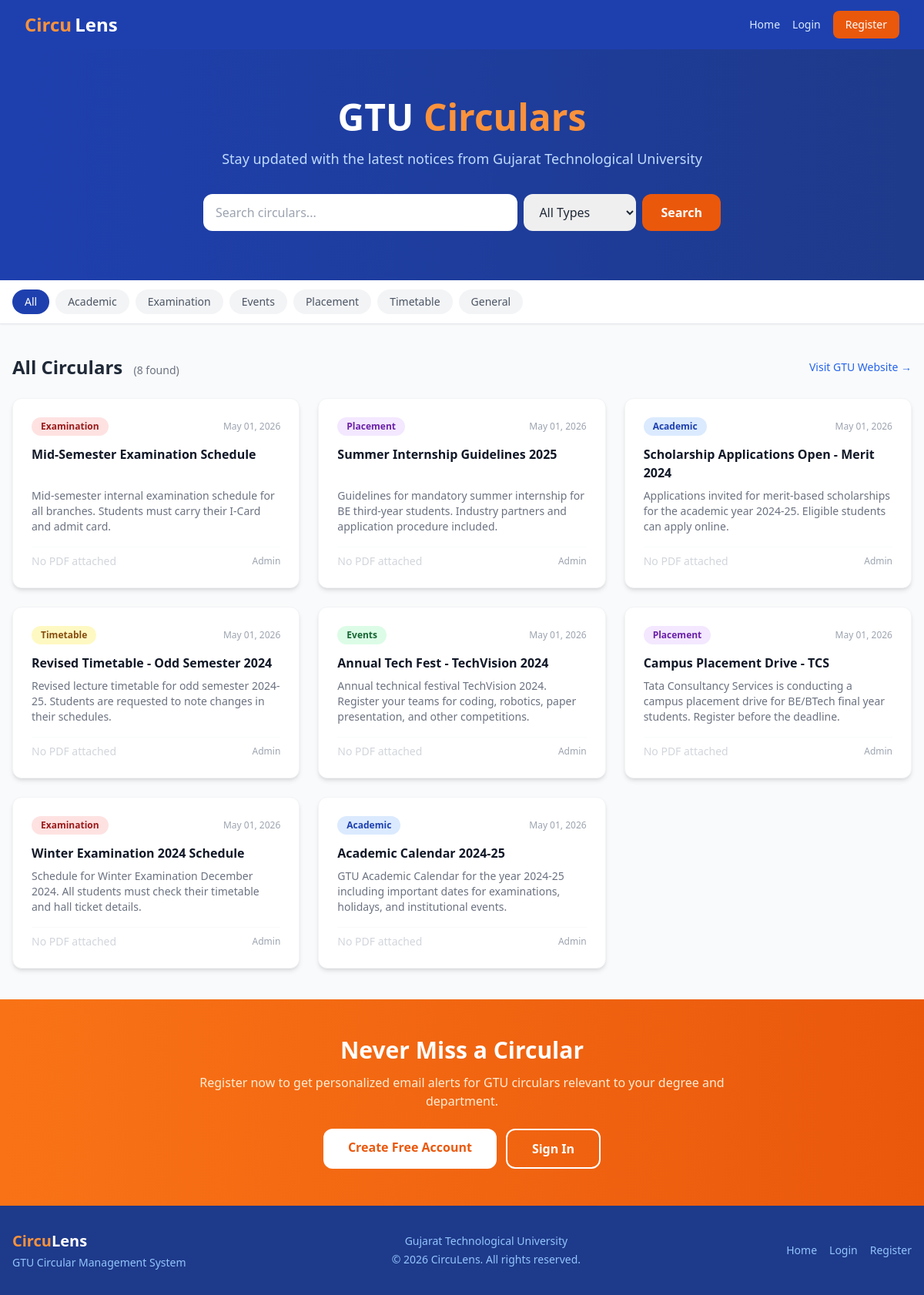
The page / on the database its author committed.
### tables this page shows
CREATE TABLE IF NOT EXISTS circulars (
    id            INT AUTO_INCREMENT PRIMARY KEY,
    title         VARCHAR(255) NOT NULL,
    description   TEXT,
    pdf_path      VARCHAR(500),
    circular_type ENUM('academic','examination','events','placement','timetable','general') DEFAULT 'general',
    source        ENUM('admin','scraped') DEFAULT 'admin',
    source_url    VARCHAR(500),
    content_hash  VARCHAR(64),
    is_active     TINYINT(1)   DEFAULT 1,
    created_at    TIMESTAMP    DEFAULT CURRENT_TIMESTAMP,
    INDEX idx_type        (circular_type),
    INDEX idx_active      (is_active),
    INDEX idx_hash        (content_hash),
    INDEX idx_created     (created_at)
);

### config/auth.php (called while the page is built, shortened)
<?php
function isUserLoggedIn(): bool {
    return isset($_SESSION['user_id']) && !empty($_SESSION['user_id']);
}

### index.php (the view, shortened to what this page needs)
<?php
require_once __DIR__ . '/config/auth.php';
$type   = filter_input(INPUT_GET, 'type',   FILTER_SANITIZE_SPECIAL_CHARS) ?? '';
$search = filter_input(INPUT_GET, 'search', FILTER_SANITIZE_SPECIAL_CHARS) ?? '';
$page   = max(1, (int)(filter_input(INPUT_GET, 'page', FILTER_VALIDATE_INT) ?: 1));
$limit  = 9;
$offset = ($page - 1) * $limit;
$typeBadges = [
    'academic'    => 'bg-blue-100 text-blue-800',
    'examination' => 'bg-red-100 text-red-800',
    'events'      => 'bg-green-100 text-green-800',
    'placement'   => 'bg-purple-100 text-purple-800',
    'timetable'   => 'bg-yellow-100 text-yellow-800',
    'general'     => 'bg-gray-100 text-gray-800',
];
try {
    $pdo    = db();
    $where  = ['c.is_active = 1'];
    $params = [];
    $whereSQL = implode(' AND ', $where);
    $totalStmt = $pdo->prepare("SELECT COUNT(*) FROM circulars c WHERE $whereSQL");
    $totalStmt->execute($params);
    $total = (int)$totalStmt->fetchColumn();
    $params[':limit']  = $limit;
    $params[':offset'] = $offset;
    $stmt = $pdo->prepare("SELECT * FROM circulars c WHERE $whereSQL ORDER BY c.created_at DESC LIMIT :limit OFFSET :offset");
    foreach ($params as $k => $v) {
        $type_flag = ($k === ':limit' || $k === ':offset') ? PDO::PARAM_INT : PDO::PARAM_STR;
        $stmt->bindValue($k, $v, $type_flag);
    }
    $stmt->execute();
    $circulars  = $stmt->fetchAll();
} catch (Exception $e) {
    $circulars  = [];
    $total      = 0;
    $totalPages = 1;
    $dbError    = true;
}
include __DIR__ . '/includes/header.php';
?>
<main class="flex-1">
<section class="bg-gradient-to-r from-blue-800 to-blue-900 text-white py-16">
    <div class="max-w-7xl mx-auto px-4 text-center">
        <h1 class="text-4xl md:text-5xl font-bold mb-4">
            GTU <span class="text-orange-400">Circulars</span>
        </h1>
        <p class="text-blue-200 text-lg mb-8">
            Stay updated with the latest notices from Gujarat Technological University
        </p>
        <form method="GET" class="max-w-2xl mx-auto flex flex-col sm:flex-row gap-2">
            <input type="text" name="search" value="<?php echo htmlspecialchars($search); ?>"
                   placeholder="Search circulars..."
                   class="flex-1 px-4 py-3 rounded-xl text-gray-800 focus:outline-none focus:ring-2 focus:ring-orange-400">
            <select name="type" class="px-4 py-3 rounded-xl text-gray-800 focus:outline-none focus:ring-2 focus:ring-orange-400">
                <option value="">All Types</option>
            </select>
            <button type="submit" class="bg-orange-600 hover:bg-orange-500 px-6 py-3 rounded-xl font-semibold transition-colors">
                Search
            </button>
        </form>
    </div>
</section>
<section class="bg-white border-b shadow-sm">
    <div class="max-w-7xl mx-auto px-4 py-3 flex flex-wrap gap-2">
        <a href="<?php echo APP_URL; ?>?search=<?php echo urlencode($search); ?>"
           class="px-4 py-1.5 rounded-full text-sm font-medium transition-colors <?php echo !$type ? 'bg-blue-800 text-white' : 'bg-gray-100 text-gray-600 hover:bg-gray-200'; ?>">
            All
        </a>
        <?php foreach ($typeBadges as $t => $cls): ?>
            <a href="<?php echo APP_URL; ?>?type=<?php echo $t; ?>&search=<?php echo urlencode($search); ?>"
               class="px-4 py-1.5 rounded-full text-sm font-medium transition-colors <?php echo $type === $t ? 'bg-blue-800 text-white' : 'bg-gray-100 text-gray-600 hover:bg-gray-200'; ?>">
                <?php echo ucfirst($t); ?>
            </a>
        <?php endforeach; ?>
    </div>
</section>
<section class="max-w-7xl mx-auto px-4 py-10">
    <div class="flex items-center justify-between mb-6">
        <h2 class="text-2xl font-bold text-gray-800">
            <?php echo $type ? ucfirst($type) . ' Circulars' : 'All Circulars'; ?>
            <span class="text-sm font-normal text-gray-500 ml-2">(<?php echo $total; ?> found)</span>
        </h2>
        <a href="https://www.gtu.ac.in" target="_blank" rel="noopener"
           class="flex items-center text-blue-600 hover:text-blue-800 text-sm font-medium">
            Visit GTU Website &rarr;
        </a>
    </div>
    <?php if (empty($circulars)): ?>
        <div class="text-center py-20 bg-white rounded-xl shadow-sm border border-gray-100">
            <div class="text-6xl mb-4">📋</div>
            <p class="text-gray-500 text-lg mb-2">No circulars found.</p>
            <?php if ($search || $type): ?>
                <a href="<?php echo APP_URL; ?>" class="mt-2 inline-block text-blue-600 hover:underline text-sm">
                    ← Clear filters
                </a>
            <?php endif; ?>
        </div>
    <?php else: ?>
        <div class="grid grid-cols-1 md:grid-cols-2 lg:grid-cols-3 gap-6">
            <?php foreach ($circulars as $c): ?>
                <div class="bg-white rounded-xl shadow-md hover:shadow-xl transition-shadow duration-200 overflow-hidden border border-gray-100 flex flex-col">
                    <div class="p-6 flex-1 flex flex-col">
                        <div class="flex items-center justify-between mb-3">
                            <span class="px-3 py-1 rounded-full text-xs font-semibold <?php echo $typeBadges[$c['circular_type']] ?? 'bg-gray-100 text-gray-800'; ?>">
                                <?php echo ucfirst($c['circular_type']); ?>
                            </span>
                            <span class="text-gray-400 text-xs">
                                <?php echo date('M d, Y', strtotime($c['created_at'])); ?>
                            </span>
                        </div>
                        <h3 class="text-gray-900 font-semibold text-base mb-2 line-clamp-2 flex-1">
                            <?php echo htmlspecialchars($c['title']); ?>
                        </h3>
                        <p class="text-gray-500 text-sm mb-4 line-clamp-3">
                            <?php echo htmlspecialchars($c['description'] ?? ''); ?>
                        </p>
                        <div class="flex items-center justify-between pt-2 border-t border-gray-50">
                            <?php if (!empty($c['pdf_path'])): ?>
                                <a href="<?php echo htmlspecialchars(UPLOAD_URL . basename($c['pdf_path'])); ?>"
                                   class="flex items-center gap-1 text-orange-600 hover:text-orange-500 text-sm font-medium"
                                   target="_blank" rel="noopener">
                                    📥 Download PDF
                                </a>
                            <?php else: ?>
                                <span class="text-gray-300 text-sm">No PDF attached</span>
                            <?php endif; ?>
                            <span class="text-gray-400 text-xs capitalize"><?php echo htmlspecialchars($c['source']); ?></span>
                        </div>
                    </div>
                </div>
            <?php endforeach; ?>
        </div>
    <?php endif; ?>
</section>
<section class="bg-gradient-to-r from-orange-500 to-orange-600 text-white py-12">
    <div class="max-w-3xl mx-auto px-4 text-center">
        <h2 class="text-2xl md:text-3xl font-bold mb-3">Never Miss a Circular</h2>
        <p class="text-orange-100 mb-6">Register now to get personalized email alerts for GTU circulars relevant to your degree and department.</p>
        <div class="flex flex-col sm:flex-row gap-3 justify-center">
            <a href="<?php echo APP_URL; ?>/user/register.php"
               class="bg-white text-orange-600 hover:bg-orange-50 px-8 py-3 rounded-xl font-semibold transition-colors">
                Create Free Account
            </a>
            <a href="<?php echo APP_URL; ?>/user/login.php"
               class="border-2 border-white text-white hover:bg-orange-700 px-8 py-3 rounded-xl font-semibold transition-colors">
                Sign In
            </a>
        </div>
    </div>
</section>
</main>
<?php include __DIR__ . '/includes/footer.php'; ?>

### includes/header.php (shortened to what this page needs)
<?php
require_once __DIR__ . '/../config/auth.php';
?>
<!DOCTYPE html>
<html lang="en">
<head>
    <script src="https://cdn.tailwindcss.com"></script>
    <link rel="stylesheet" href="<?php echo APP_URL; ?>/assets/css/style.css">
</head>
<body class="bg-gray-50 min-h-screen flex flex-col">
<nav class="bg-blue-800 shadow-lg">
    <div class="max-w-7xl mx-auto px-4 sm:px-6 lg:px-8">
        <div class="flex justify-between items-center h-16">
            <a href="<?php echo APP_URL; ?>" class="flex items-center space-x-1">
                <span class="text-orange-400 font-bold text-2xl">Circu</span><span class="text-white font-bold text-2xl">Lens</span>
            </a>
            <div class="flex items-center space-x-4">
                <a href="<?php echo APP_URL; ?>" class="text-blue-100 hover:text-white text-sm font-medium">Home</a>
                <?php if (isUserLoggedIn()): ?>
                    <a href="<?php echo APP_URL; ?>/user/dashboard.php" class="text-blue-100 hover:text-white text-sm font-medium">Dashboard</a>
                    <a href="<?php echo APP_URL; ?>/user/logout.php" class="bg-orange-600 hover:bg-orange-500 text-white px-4 py-2 rounded-lg text-sm font-medium">Logout</a>
                <?php else: ?>
                    <a href="<?php echo APP_URL; ?>/user/login.php" class="text-blue-100 hover:text-white text-sm font-medium">Login</a>
                    <a href="<?php echo APP_URL; ?>/user/register.php" class="bg-orange-600 hover:bg-orange-500 text-white px-4 py-2 rounded-lg text-sm font-medium">Register</a>
                <?php endif; ?>
            </div>
        </div>
    </div>
</nav>

### includes/footer.php (shortened to what this page needs)
<footer class="bg-blue-900 text-blue-100 mt-auto">
    <div class="max-w-7xl mx-auto px-4 py-8">
        <div class="flex flex-col md:flex-row justify-between items-center">
            <div class="mb-4 md:mb-0">
                <span class="text-orange-400 font-bold text-xl">Circu</span><span class="text-white font-bold text-xl">Lens</span>
                <p class="text-blue-300 text-sm mt-1">GTU Circular Management System</p>
            </div>
            <div class="text-center text-blue-300 text-sm">
                <p>Gujarat Technological University</p>
                <p class="mt-1">&copy; <?php echo date('Y'); ?> CircuLens. All rights reserved.</p>
            </div>
            <div class="mt-4 md:mt-0 flex space-x-4 text-sm">
                <a href="<?php echo APP_URL; ?>" class="text-blue-300 hover:text-white">Home</a>
                <a href="<?php echo APP_URL; ?>/user/login.php" class="text-blue-300 hover:text-white">Login</a>
                <a href="<?php echo APP_URL; ?>/user/register.php" class="text-blue-300 hover:text-white">Register</a>
            </div>
        </div>
    </div>
</footer>
</body>
</html>

### assets/css/style.css (style rules this page uses)
.line-clamp-2 { display: -webkit-box; -webkit-line-clamp: 2; -webkit-box-orient: vertical; overflow: hidden; }
.line-clamp-3 { display: -webkit-box; -webkit-line-clamp: 3; -webkit-box-orient: vertical; overflow: hidden; }
* { transition-property: color, background-color, border-color, box-shadow; transition-timing-function: cubic-bezier(0.4, 0, 0.2, 1); transition-duration: 150ms; }

### rows shown on the page
circulars: circular_type "Examination", created_at "May 01, 2026", title "Mid-Semester Examination Schedule", description "Mid-semester internal examination schedule for all branches. Students must carry their I-Card and admit card.", shows "No PDF attached", source "Admin"
circulars: circular_type "Placement", created_at "May 01, 2026", title "Summer Internship Guidelines 2025", description "Guidelines for mandatory summer internship for BE third-year students. Industry partners and application procedure included.", shows "No PDF attached", source "Admin"
circulars: circular_type "Academic", created_at "May 01, 2026", title "Scholarship Applications Open - Merit 2024", description "Applications invited for merit-based scholarships for the academic year 2024-25. Eligible students can apply online.", shows "No PDF attached", source "Admin"
circulars: circular_type "Timetable", created_at "May 01, 2026", title "Revised Timetable - Odd Semester 2024", description "Revised lecture timetable for odd semester 2024-25. Students are requested to note changes in their schedules.", shows "No PDF attached", source "Admin"
circulars: circular_type "Events", created_at "May 01, 2026", title "Annual Tech Fest - TechVision 2024", description "Annual technical festival TechVision 2024. Register your teams for coding, robotics, paper presentation, and other competitions.", shows "No PDF attached", source "Admin"
circulars: circular_type "Placement", created_at "May 01, 2026", title "Campus Placement Drive - TCS", description "Tata Consultancy Services is conducting a campus placement drive for BE/BTech final year students. Register before the deadline.", shows "No PDF attached", source "Admin"
circulars: circular_type "Examination", created_at "May 01, 2026", title "Winter Examination 2024 Schedule", description "Schedule for Winter Examination December 2024. All students must check their timetable and hall ticket details.", shows "No PDF attached", source "Admin"
circulars: circular_type "Academic", created_at "May 01, 2026", title "Academic Calendar 2024-25", description "GTU Academic Calendar for the year 2024-25 including important dates for examinations, holidays, and institutional events.", shows "No PDF attached", source "Admin"

### other values the page prints
$t "Academic"
$t "Examination"
$t "Events"
$t "Placement"
$t "Timetable"
$t "General"
$total "8"
